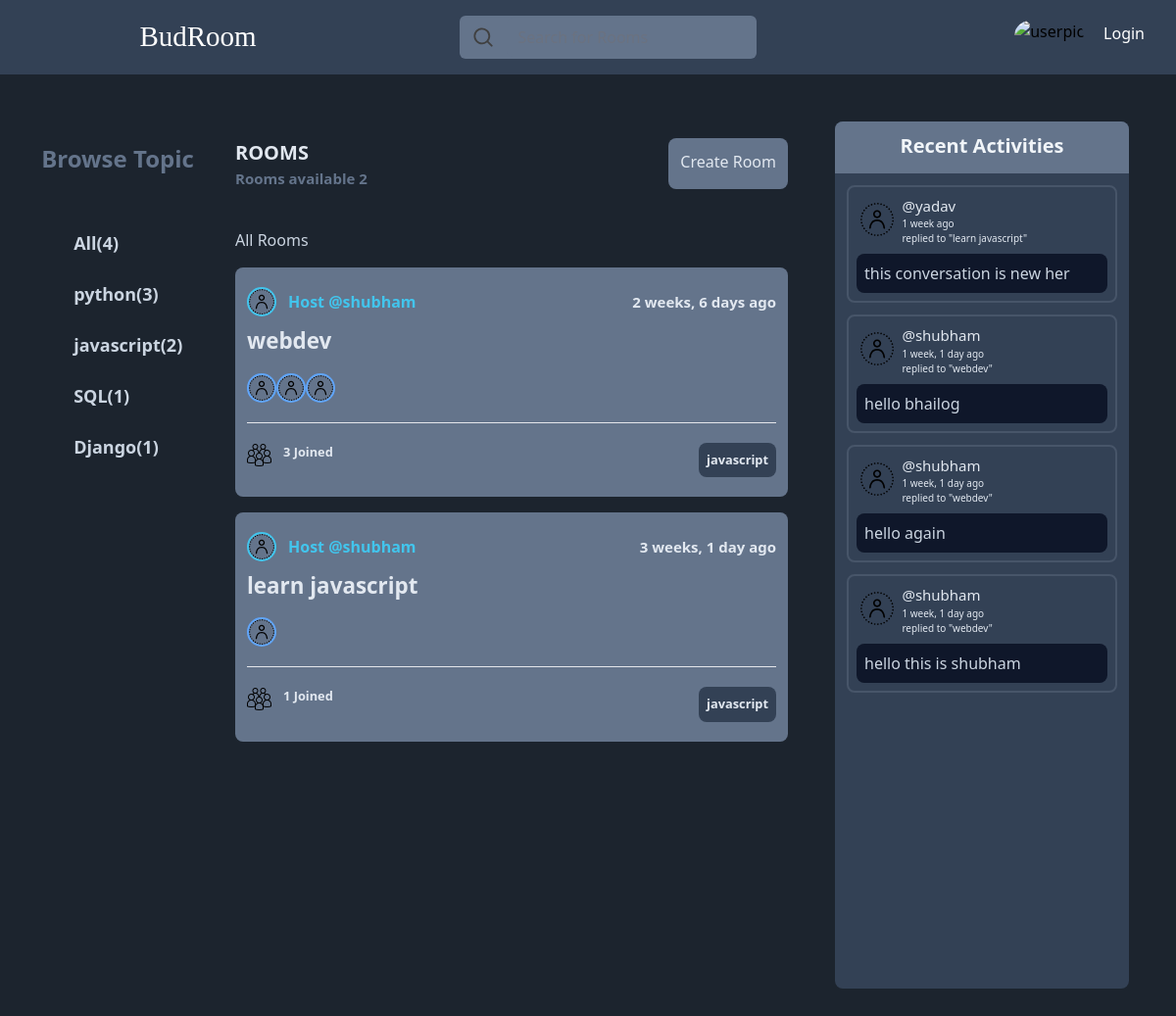
/?q=javascript, run on the app's committed database.
### base/models.py (models this page shows, shortened)
class Topic(models.Model):
    name = models.CharField(max_length=200)

class Room(models.Model):
    host = models.ForeignKey(User,on_delete=models.SET_NULL,null=True)
    topic = models.ForeignKey(Topic,on_delete=models.SET_NULL,null=True)
    name = models.CharField(max_length=200)
    description = models.TextField(null=True,blank=True)
    participants=models.ManyToManyField(User,related_name='participants', blank=True)
    updated = models.DateTimeField(auto_now=True)
    created = models.DateTimeField(auto_now_add=True)
    class Meta:
        ordering = ['-updated','created']
    def __str__(self):
        return self.name

class Message(models.Model):
    user = models.ForeignKey(User,on_delete=models.CASCADE)
    room = models.ForeignKey(Room,on_delete = models.CASCADE)
    body = models.TextField()
    updated = models.DateTimeField(auto_now=True)
    created = models.DateTimeField(auto_now_add=True)
    class Meta:
        ordering = ['-updated','created']

### base/views.py (the view)
# urls.py: 2. Add a URL to urlpatterns:  path('', views.home, name='home')
def home(request):
    q = request.GET.get('q') if request.GET.get('q') != None else ''
    rooms = Room.objects.filter(Q(topic__name__icontains=q) |
                                Q(name__icontains=q) |
                                Q(description__icontains=q)
                                )
    room_count=rooms.count()
    topics = Topic.objects.all()
    room_msgs= Message.objects.filter(Q(room__topic__name__icontains=q))
    context = {'rooms': rooms, 'topics': topics,'roomCount' : room_count, 'room_msgs': room_msgs}
    return render(request, 'base/home.html', context)

### base/templates/base/home.html
{% extends 'main.html' %}
{% load static%}
{% block content %}
<div>
    <div class="home-container flex justify-center">
        <div class="lg:flex hidden">
        {% include 'base/topic.html'%}
        </div>
        <div class="right lg:w-[50vw] lg:mt-[65px] w-[90vw] mt-3">
            <div class="top flex ">
                <div class="w-[70%]  flex flex-col justify-start text-slate-200 text-[20px] font-sans font-semibold">
                    <div class="flex justify-start align-top">ROOMS</div>
                    <div class=" flex justify-start text-slate-500 text-[15px] font-sans font-semibold">Rooms available {{roomCount}}</div>
                </div>
                <div class="w-[30%] flex justify-end align-top">
                    <a href="{% url 'createroom'%}" class="lg:p-3 bg-slate-500 rounded-lg text-slate-200 flex justify-center align-middle p-2 pt-3 ">Create Room</a>
                </div>
            </div>
            <div class="lg:pt-[40px] text-slate-300 pt-6">All Rooms</div>
            {% include 'base/feeds.html'%}
        </div>
        <div class="lg:flex hidden">
        {% include 'base/activity_component.html' %}
        </div>
    </div>
</div
{% endblock %}

### base/templates/base/topic.html
<div class="left w-[20vw] flex flex-col ">
    <div class="heading flex justify-center align-middle pt-[70px]">
        <h1 class="text-2xl text-slate-500 font-bold font-sam">Browse Topic</h1>
    </div>
    <div class="content flex justify-start flex-col  mt-5 text-slate-300 text-lg font-semibold font-sam ">
        <div class="all flex justify-start align-middle mt-9 pl-[4.7rem]">
            <a class="hover:text-slate-100" href="{%url 'home'%}">All({{topics.count}})</a>
        </div>
        {% for topic in topics %}
        <div class="topic-name flex justify-start align-middle mt-6 pl-[4.7rem]">
            <a class="hover:text-slate-100" href="{% url 'home' %}?q={{topic.name}}">{{topic.name}}({{topic.room_set.all.count}})</a>
        </div>
        {%endfor%}
    </div>
</div>

### base/templates/base/feeds.html
{% load static%}
<div class="h-screen overflow-scroll">
{% for room in rooms %}
<div class="mt-4 rounded-lg bg-slate-500 w-[100%]  ">
    <div class="userinfo flex pt-5 pl-3 w-[100%]">
        <div class="left flex items-center w-[50%]">
            <a href="{% url 'user-profile' room.host.id %}"><img src="{%static '/images/user_profile.svg'%}" alt="" class="w-[30px] h-[30px] rounded-full border-[#42c5ed] border-2 "></a>
            <a href="{% url 'user-profile' room.host.id %}"  class="text-[16px] flex items-center pl-3 font-sans font-semibold text-[#42c5ed]">Host @{{room.host.username}}</a>
        </div>
        <div class="right flex items-center w-[50%] justify-end pr-3">
            <small class="flex items-center text-[15px] font-sans text-slate-200 font-semibold">{{room.created|timesince}} ago</small>
        </div>
    </div>
    <div class="title">
        <a href="{% url 'room' room.id%}" class="flex items-center text-[1.4rem] font-sans text-slate-200 font-semibold pl-3 pt-2">{{room.name}}</a>
    </div>
    <div class="joined flex pt-4 pl-3">
        {%for users in room.participants.all%}
        <a href="{%url 'user-profile' users.id %}"><img src="{%static '/images/user_profile.svg'%}" alt="" class="w-[30px] h-[30px] rounded-full border-blue-400 border-2 "></a>
        {%endfor%}
    </div>
    <div class=" ml-3 mr-3 mt-5 mb-5 ">
        <hr class="text-slate-500">
    </div>
    <div class="joiners text-slate-200 flex pl-3 pb-5">
        <div class="w-[50%] flex "><img src="{% static '/images/group_user.png'%}" alt="" class="w-[25px] h-[25px] fill-blue-400"> <small class="pl-3 text-slate-200 font-sans font-semibold  ">{{room.participants.count}} Joined</small></div>
        <div class="w-[50%] flex justify-end pr-3"><small class="bg-slate-700 text-slate-200 rounded-lg p-2 font-sans font-semibold">{{room.topic.name}}</small></div>
    </div>
</div>
{%endfor%}
</div>

### base/templates/base/activity_component.html (shortened to what this page needs)
{% load static%}
<div class="activity w-[25vw] bg-slate-700 m-[4vw] rounded-lg">
    <div class="heading flex bg-slate-500 rounded-t-lg rounded-tr-lg text-slate-100 font-sans text-[20px] font-semibold justify-center align-middle pt-[10px] pb-[13px]">
        <h1 class="align-middle ">Recent Activities</h1>
    </div>
    <div class="h-screen overflow-scroll">
    {% for message in room_msgs %}
    <div class=" border-2 border-slate-600 rounded-lg m-3 bg ">
        <div class="user flex border-slate-600">
            <div class="left w-[20%] border-slate-600">
                <img src="{% static '/images/user_profile.svg'%} " class="w-[50px] h-[50px] flex justify-end align-middle pt-4 pl-2"  alt="">
            </div>
            <div class="right flex flex-col w-[70%] pt-2 border-slate-600">
                <small><a href="{%url 'user-profile' message.user.id%}" class="text-slate-200 font-sans text-[15px]">@{{message.user}}</a></small>
                <small class="text-slate-200 font-sans text-[10px]">{{message.created|timesince}} ago</small>
                <small class="text-slate-200 font-sans text-[10px]">replied to "{{message.room}}"</small>
            </div>
            <div class="deletion flex justify-end w-[10%] border-slate-600">
            </div>
        </div>
        <div class="msg bg-slate-900 text-slate-300 rounded-lg m-2 p-2"><p>{{message.body}}</p></div>
    </div>
    {%endfor%}
    </div>
</div>

### static/styles/main.css (style rules this page uses)
.home-container { background-color: #1c242e; }

### data on the page
Topic: name "python", room_set.all.count "3"
Topic: name "javascript", room_set.all.count "2"
Topic: name "SQL", room_set.all.count "1"
Topic: name "Django", room_set.all.count "1"
Room: host.username "shubham", created "2 weeks, 6 days", name "webdev", participants.count "3", topic.name "javascript"
Room: host.username "shubham", created "3 weeks, 1 day", name "learn javascript", participants.count "1", topic.name "javascript"
Message: user "yadav", created "1 week", room "learn javascript", body "this conversation is new her"
Message: user "shubham", created "1 week, 1 day", room "webdev", body "hello bhailog"
Message: user "shubham", created "1 week, 1 day", room "webdev", body "hello again"
Message: user "shubham", created "1 week, 1 day", room "webdev", body "hello this is shubham"

### other printed values
{{ topics.count }} "4"
{{ roomCount }} "2"
